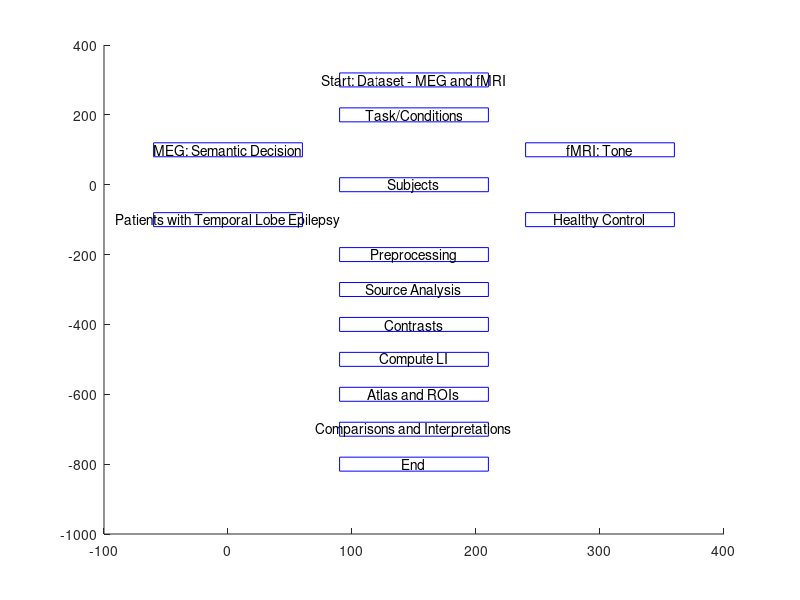

Recreate this plot in MATLAB. (Note: this script raises an error after producing the figure.)
function create_flowchart()
    figure;
    hold on;
    
    % Define positions
    boxWidth = 120;
    boxHeight = 40;
    verticalSpacing = 100;
    horizontalSpacing = 150;
    
    % Node positions
    positions = [
        1, 3; % Start
        1, 2; % Task/Conditions
        0, 1; % MEG
        2, 1; % fMRI
        1, 0; % Subjects
        0, -1; % Patients
        2, -1; % Control
        1, -2; % Preprocessing
        1, -3; % Source Analysis
        1, -4; % Contrasts
        1, -5; % Compute LI
        1, -6; % Atlas and ROIs
        1, -7; % Comparisons and Interpretations
        1, -8; % End
    ];
    
    % Scale positions
    positions(:, 1) = positions(:, 1) * horizontalSpacing;
    positions(:, 2) = positions(:, 2) * verticalSpacing;
    
    % Node labels
    labels = {
        'Start: Dataset - MEG and fMRI', 'Task/Conditions', 'MEG: Semantic Decision', 'fMRI: Tone', ...
        'Subjects', 'Patients with Temporal Lobe Epilepsy', 'Healthy Control', 'Preprocessing', ...
        'Source Analysis', 'Contrasts', 'Compute LI', 'Atlas and ROIs', ...
        'Comparisons and Interpretations', 'End'
    };
    
    % Draw nodes
    for i = 1:length(labels)
        drawNode(positions(i, 1), positions(i, 2), boxWidth, boxHeight, labels{i});
    end
    
    % Draw connections
    drawArrow([positions(1, :); positions(2, :)]);
    drawArrow([positions(2, :); positions(3, :)]);
    drawArrow([positions(2, :); positions(4, :)]);
    drawArrow([positions(3, :); positions(5, :)]);
    drawArrow([positions(4, :); positions(5, :)]);
    drawArrow([positions(5, :); positions(6, :)]);
    drawArrow([positions(5, :); positions(7, :)]);
    drawArrow([positions(6, :); positions(8, :)]);
    drawArrow([positions(7, :); positions(8, :)]);
    drawArrow([positions(8, :); positions(9, :)]);
    drawArrow([positions(9, :); positions(10, :)]);
    drawArrow([positions(10, :); positions(11, :)]);
    drawArrow([positions(11, :); positions(12, :)]);
    drawArrow([positions(12, :); positions(13, :)]);
    drawArrow([positions(13, :); positions(14, :)]);
    
    hold off;
    axis equal;
    axis off;
end

function drawNode(x, y, width, height, label)
    rectangle('Position', [x-width/2, y-height/2, width, height], 'EdgeColor', 'b');
    text(x, y, label, 'HorizontalAlignment', 'center');
end

function drawArrow(pos)
    line(pos(:, 1), pos(:, 2), 'Color', 'k', 'LineWidth', 2, 'Marker', '>', 'MarkerIndices', [2]);
end
